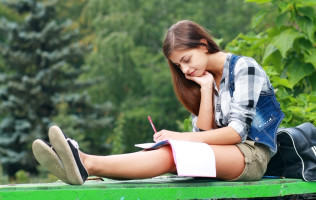
#> input picture Lab_01/Activity_1.1/Activity_1.1.4/girl.jpg, 316 x 200 px, found by its file name
$ python Activity_1.1.4.py
#> lines starting #> are read from the running program, lines starting #| are printed output that depends on the picture
# import Lib
import cv2
import numpy as np
import math
import matplotlib.image as mping

from matplotlib import pyplot as plt
import matplotlib.dates as mdates
from mpl_toolkits.mplot3d import Axes3D

# import Picture
img = mping.imread("Activity_1.1\Activity_1.1.4\girl.jpg") # Path Picture
#> img is the input picture: shape (200, 316, 3); mean R, G, B 104.5, 124.7, 92.7

r = 225.0 / img.shape[0]
#> r = 1.12
dim = (int(img.shape[1] * r), 250)
#> dim = (355, 250)
# perform the resizing
img_re = cv2.resize(img, dim, interpolation=cv2.INTER_AREA)
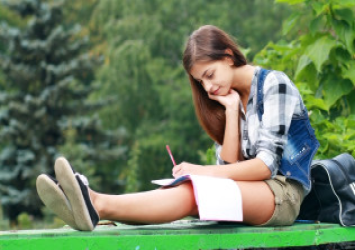
#> img_re: shape (250, 355, 3); mean R, G, B 104.4, 124.7, 92.6

# perform color to gray
img_gray = cv2.cvtColor(img_re, cv2.COLOR_RGB2GRAY)
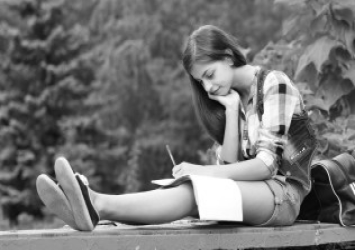
#> img_gray: shape (250, 355); min 3, max 255, mean 115

# create the x and y coordinate arrays
x, y = np.mgrid[0:img_gray.shape[0], 0:img_gray.shape[1]]

# create the figure
fig = plt.figure()
ax = fig.add_subplot(projection='3d')
ax.plot_surface(x, y, img_gray ,rstride=1, cstride=1, cmap=plt.cm.gray, linewidth=0)
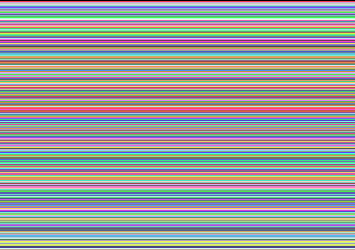
#> x: shape (250, 355) int64; 250 distinct labels, from 0 to 249; one colour per label, 0 black
ax.set_zlim(0,256)
ax.zaxis.set_major_locator(mdates.AutoDateLocator())
ax.zaxis.set_major_formatter('{x:.02f}')

# Show Picture
plt.show()
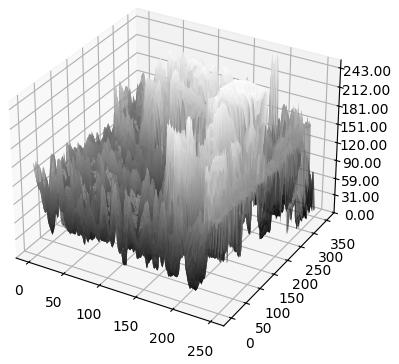
#> figure drawn by matplotlib, 1 panel
